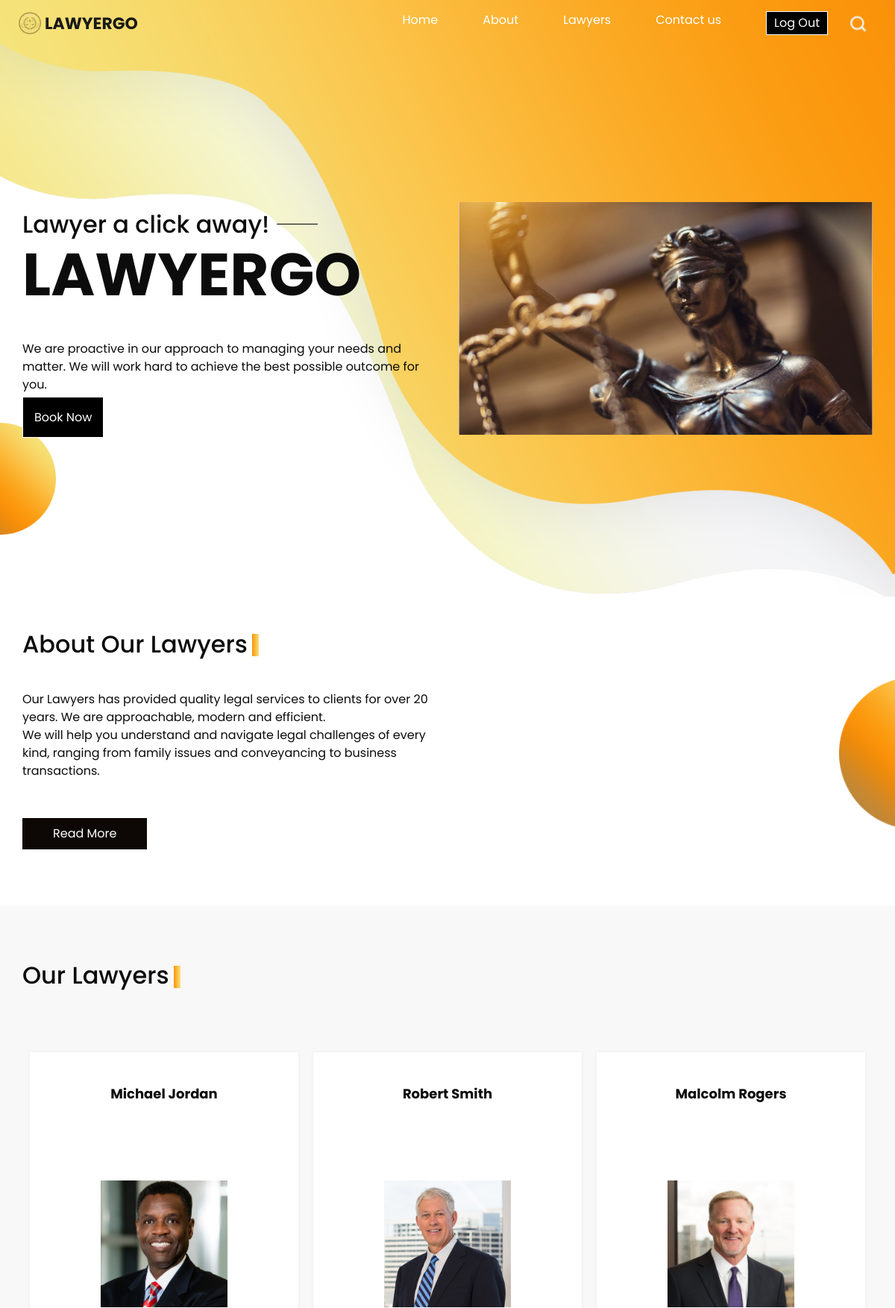
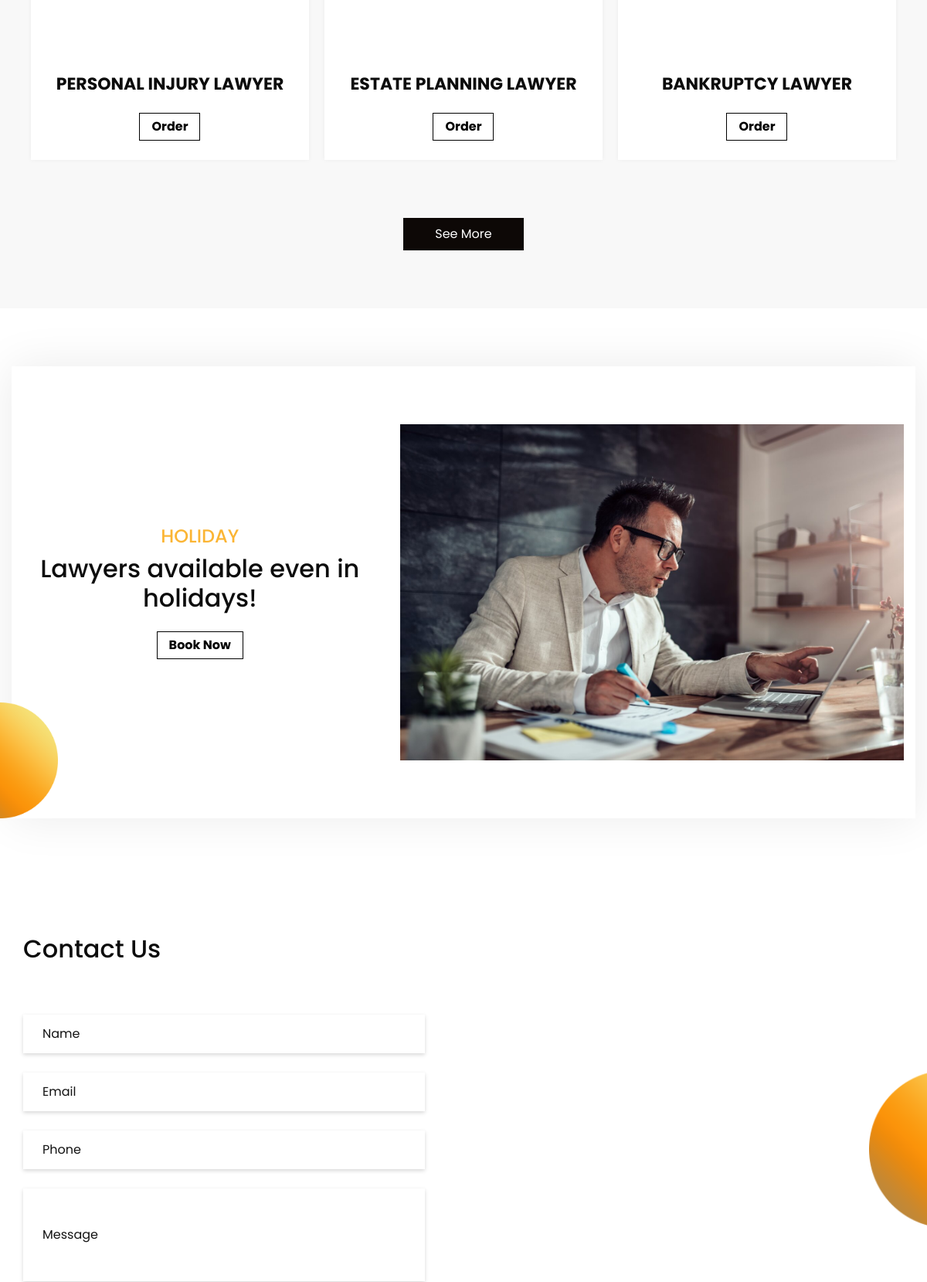
/Home.php (signed in, upper part), run on the app's committed database (2 pictures, top to bottom).
### tables this page shows
CREATE TABLE `lawyer_tb` (
  `id` int(11) NOT NULL,
  `name` varchar(255) NOT NULL,
  `email` varchar(255) NOT NULL,
  `password` varchar(255) NOT NULL,
  `city` varchar(255) NOT NULL,
  `timings` varchar(50) NOT NULL,
  `speciality` varchar(255) NOT NULL,
  `bio` varchar(2000) NOT NULL,
  `picture` varchar(300) NOT NULL
);

### Home.php (the view, shortened to what this page needs)
<!DOCTYPE html>
<html>
<head>
  <link rel="stylesheet" type="text/css"
    href="https://cdnjs.cloudflare.com/ajax/libs/OwlCarousel2/2.1.3/assets/owl.carousel.min.css" />
  <link rel="stylesheet" type="text/css" href="css/bootstrap.css" />
  <link href="css/style.css" rel="stylesheet" />
  <link href="css/responsive.css" rel="stylesheet" />
</head>
<body>
  <div class="hero_area">
    <header class="header_section">
      <div class="container-fluid">
        <nav class="navbar navbar-expand-lg custom_nav-container ">
          <a class="navbar-brand" href="Home.php">
            <img src="images/logo.png" alt="">
            <span>
            LawyerGO
            </span>
          </a>
          <div class="collapse navbar-collapse" id="navbarSupportedContent">
            <div class="d-flex ml-auto flex-column flex-lg-row align-items-center">
              <ul class="navbar-nav  ">
                <li class="nav-item active">
                  <a class="nav-link" href="Home.php">Home <span class="sr-only">(current)</span></a>
                </li>
                <li class="nav-item">
                  <a class="nav-link" href="about.php"> About</a>
                </li>
                <li class="nav-item">
                  <a class="nav-link" href="lawyers.php">Lawyers</a>
                </li>
                <li class="nav-item">
                  <a class="nav-link" href="contact.php">Contact us</a>
                </li>
                <li class="nav-item">
                  <a class="nav-link" ><form action="" method="post"><input type="submit" class="logout" name="logout" value="Log Out"></form></a>
                </li>
              </ul>
            </div>
            <div class="quote_btn-container ">
              <form class="form-inline">
                <a href="search.php"><div class="btn  my-2 my-sm-0 nav_search-btn" type="submit"></div></a>
              </form>
            </div>
          </div>
        </nav>
      </div>
    </header>
    <section class=" slider_section position-relative">
      <div class="design-box">
        <img src="images/design-1.png" alt="">
      </div>
      <div class="container">
        <div id="carouselExampleIndicators" class="carousel slide" data-ride="carousel">
          <div class="carousel-inner">
            <div class="carousel-item active">
              <div class="row">
                <div class="col-md-6">
                  <div class="detail_box">
                    <h2>
                      <span>Lawyer a click away!</span>
                      <hr>
                    </h2>
                    <h1>
                      LawyerGO
                    </h1>
                    <p>
                    We are proactive in our approach to managing your needs and matter. We will work hard to achieve the best possible outcome for you.
                    </p>
                    <div>
                      <a href="lawyers.php" class="booknow">Book Now</a>
                    </div>
                  </div>
                </div>
                <div class="col-md-6">
                  <div class="img-box">
                    <img src="images/slider-img.png" alt="">
                  </div>
                </div>
              </div>
            </div>
          </div>
        </div>
      </div>
    </section>
  </div>
  <section class="about_section layout_padding2-top layout_padding-bottom">
    <div class="design-box">
      <img src="images/design-2.png" alt="">
    </div>
    <div class="container">
      <div class="row">
        <div class="col-md-6">
          <div class="detail-box">
            <div class="heading_container">
              <h2>
                About Our Lawyers
              </h2>
            </div>
            <p style="font-weight:normal;">
            Our Lawyers has provided quality legal services to clients for over 20 years. We are approachable, modern and efficient.
<br>
We will help you understand and navigate legal challenges of every kind, ranging from family issues and conveyancing to business transactions.
            </p>
            <div>
              <a href="">
                Read More
              </a>
            </div>
          </div>
        </div>
        <div class="col-md-6">
          <div class="img-box">
          </div>
        </div>
      </div>
    </div>
  </section>
  <section class="price_section layout_padding">
    <div class="container">
      <div class="heading_container">
        <h2>
          Our Lawyers
        </h2>
      </div>
      <div class="price_container">
      <?php
include('db.php');
$query = "SELECT * FROM lawyer_tb LIMIT 3;";
$row = mysqli_query($con,$query);
$totalrow = mysqli_num_rows($row);
if ($totalrow != 0)
	{
		while($data = mysqli_fetch_assoc($row))
		{
			echo "<div class='box'>
      <div class='name'>
        <h6>
          ". $data["name"].
          "
        </h6>
      </div>
      <div class='img-box'>
        <img src='". $data["picture"]."' alt='' style='height:170px; width:170px; object-fit: cover; '>
      </div>
      <div class='detail-box'>
        <h5>
          "
          . $data["speciality"].
          "
        </h5>
        <a href='lawyerdetails.php?lawyerid=$data[id]'>Order</a>
      </div>
    </div>"
            ;
			}
		}
		else
		{
			echo"No Records Found";
			}
?>
      </div>
      <div class="d-flex justify-content-center">
        <a href="lawyers.php" class="price_btn">
          See More
        </a>
      </div>
    </div>
  </section>
  <section class="ring_section layout_padding">
    <div class="design-box">
      <img src="images/design-1.png" alt="">
    </div>
    <div class="container">
      <div class="ring_container layout_padding2">
        <div class="row">
          <div class="col-md-5">
            <div class="detail-box">
              <h4>
                Holiday
              </h4>
              <h2>
                Lawyers available even in holidays!
              </h2>
              <a href="lawyers.php">
                Book Now
              </a>
            </div>
          </div>
          <div class="col-md-7">
            <div class="img-box">
              <img src="images/lawyerworking.jpg" alt="">
            </div>
          </div>
        </div>
      </div>
    </div>
  </section>
  <section class="contact_section layout_padding">
    <div class="design-box">
    </div>
    <div class="container ">
      <div class="">
        <h2 class="">
          Contact Us
        </h2>
      </div>
    </div>
    <div class="container">
      <div class="row">
        <div class="col-md-6">
          <form action="">
            <div>
              <input type="text" placeholder="Name" />
            </div>
            <div>
              <input type="email" placeholder="Email" />
            </div>
            <div>
              <input type="text" placeholder="Phone" />
            </div>
            <div>
              <input type="text" class="message-box" placeholder="Message" />
            </div>
          </form>
        </div>
        <div class="col-md-6">
          <div class="map_container">
            <div class="map-responsive">
              <iframe
                src="https://www.google.com/maps/embed/v1/place?key=AIzaSyA0s1a7phLN0iaD6-UE7m4qP-z21pH0eSc&q=Eiffel+Tower+Paris+France"
                width="600" height="300" frameborder="0" style="border:0; width: 100%; height:100%"
                allowfullscreen></iframe>
            </div>
          </div>
        </div>
      </div>
    </div>
  </section>
</body>
</html>

### css/responsive.css (style rules this page uses)
@media (min-width: 1200px) { .container { max-width: 1170px; } }
#navbarSupportedContent > div.d-flex.ml-auto.flex-column.flex-lg-row.align-items-center > ul > li:nth-child(5) > a > form > input { background:none ; color: white; border:none; background:black; padding:3px; padding-inline:10px; border:1px solid white; }

### Home.php (style rules this page uses)
#navbarSupportedContent > div.d-flex.ml-auto.flex-column.flex-lg-row.align-items-center > ul > li:nth-child(5) > a > form > input { background:none ; color: white; border:none; background:black; padding:3px; padding-inline:10px; border:1px solid white; }
.booknow { background:black; padding:15px; color:white; border:1px solid white; }
.detail_box p { margin-block:10px; padding-block:10px }
.img-box { margin-block:30px }

### data on the page
lawyer_tb: name "Michael Jordan", picture (picture), speciality "PERSONAL INJURY LAWYER"
lawyer_tb: name "Robert Smith", picture (picture), speciality "ESTATE PLANNING LAWYER"
lawyer_tb: name "Malcolm Rogers", picture (picture), speciality "BANKRUPTCY LAWYER"
